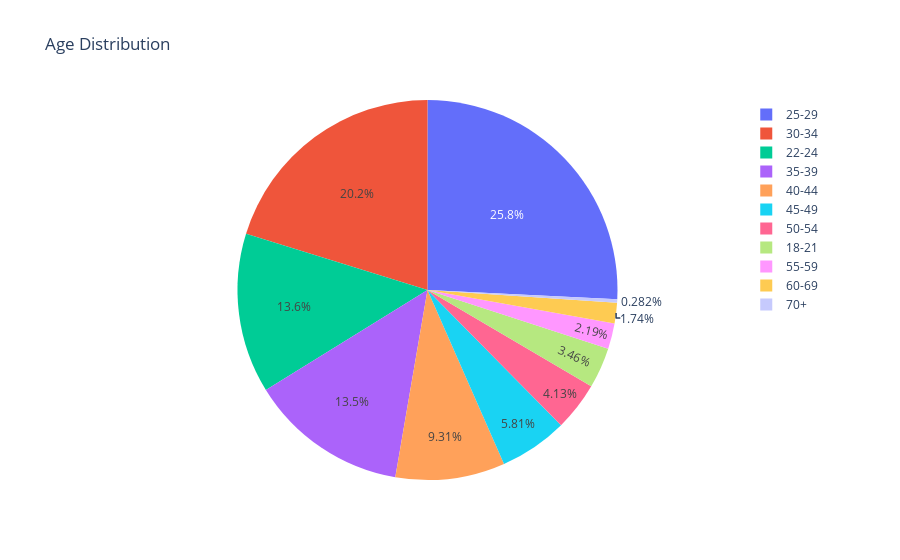

Write notebook code for a chart like this one.
### Code cell
import pandas as pd
import plotly.graph_objs as go
from plotly.offline import iplot, init_notebook_mode

# Enable offline mode for Plotly in Jupyter
init_notebook_mode(connected=True)

# Your dataset
df = pd.read_csv('../../data/prep_survey_profile.csv')

if isinstance(df, (pd.DatetimeIndex, pd.MultiIndex)):
	df = df.to_frame(index=False)

# remove any pre-existing indices for ease of use in the D-Tale code, but this is not required
df = df.reset_index().drop('index', axis=1, errors='ignore')
df.columns = [str(c) for c in df.columns]  # update columns to strings in case they are numbers

chart_data = pd.concat([
	pd.Series(df.index, index=df.index, name='__index__'),
	df['What is your age (# years)?'],
], axis=1)
chart_data = chart_data.sort_values(['What is your age (# years)?'])
chart_data = chart_data.rename(columns={'What is your age (# years)?': 'x'})
chart_data_count = chart_data.groupby(['x'], dropna=True)[['__index__']].count()
chart_data_count.columns = ['__index__||count']
chart_data = chart_data_count.reset_index()
chart_data = chart_data.dropna()
chart_data = chart_data[chart_data['__index__||count'] > 0]  # can't represent negatives in a pie

chart = go.Pie(labels=chart_data['x'], values=chart_data['__index__||count'])
figure = go.Figure(data=[chart], layout=go.Layout({
    'showlegend': True, 'title': {'text': 'Age Distribution'}
}))

iplot(figure)

### Figure 1 — Plotly figure (JSON) as saved in the notebook; plotly's stock layout.template omitted (floating-point values rounded to 4 significant figures)
{"data": [{"labels": ["18-21", "22-24", "25-29", "30-34", "35-39", "40-44", "45-49", "50-54", "55-59", "60-69", "70+"], "type": "pie", "values": [270, 1061, 2011, 1576, 1051, 726, 453, 322, 171, 136, 22]}], "layout": {"showlegend": true, "title": {"text": "Age Distribution"}}}
